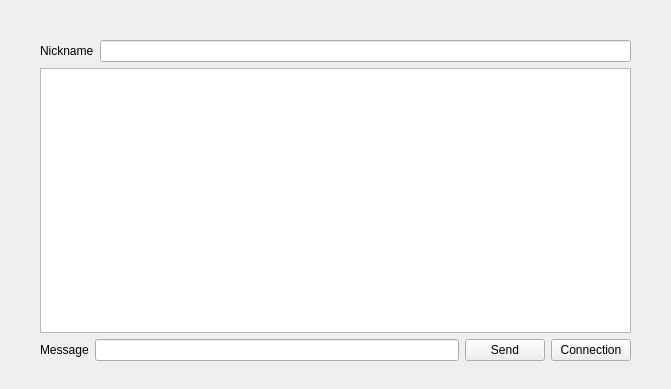
<?xml version="1.0" encoding="UTF-8"?>
<ui version="4.0">
 <class>Widget</class>
 <widget class="QWidget" name="Widget">
  <property name="geometry">
   <rect>
    <x>0</x>
    <y>0</y>
    <width>671</width>
    <height>389</height>
   </rect>
  </property>
  <property name="windowTitle">
   <string>Widget</string>
  </property>
  <widget class="QWidget" name="">
   <property name="geometry">
    <rect>
     <x>40</x>
     <y>40</y>
     <width>591</width>
     <height>321</height>
    </rect>
   </property>
   <layout class="QVBoxLayout" name="verticalLayout">
    <item>
     <layout class="QHBoxLayout" name="horizontalLayout_2">
      <item>
       <widget class="QLabel" name="label">
        <property name="text">
         <string>Nickname</string>
        </property>
       </widget>
      </item>
      <item>
       <widget class="QLineEdit" name="nickname"/>
      </item>
     </layout>
    </item>
    <item>
     <widget class="QTextEdit" name="textEdit"/>
    </item>
    <item>
     <layout class="QHBoxLayout" name="horizontalLayout">
      <item>
       <widget class="QLabel" name="label_2">
        <property name="text">
         <string>Message</string>
        </property>
       </widget>
      </item>
      <item>
       <widget class="QLineEdit" name="message">
        <property name="text">
         <string/>
        </property>
       </widget>
      </item>
      <item>
       <widget class="QPushButton" name="send">
        <property name="text">
         <string>Send</string>
        </property>
       </widget>
      </item>
      <item>
       <widget class="QPushButton" name="bind">
        <property name="text">
         <string>Connection</string>
        </property>
       </widget>
      </item>
     </layout>
    </item>
   </layout>
  </widget>
 </widget>
 <resources/>
 <connections/>
</ui>
